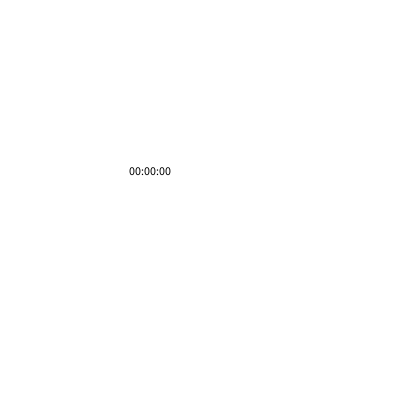
Frame 1 (no input)
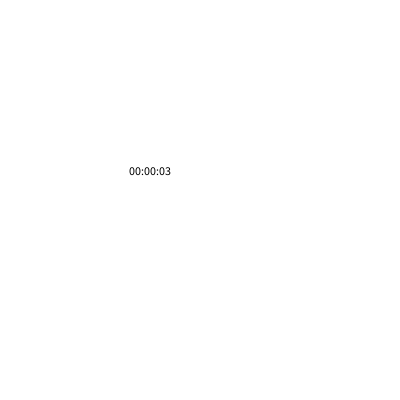
Frame 60 (the mouse pressed at the canvas centre just before this capture)
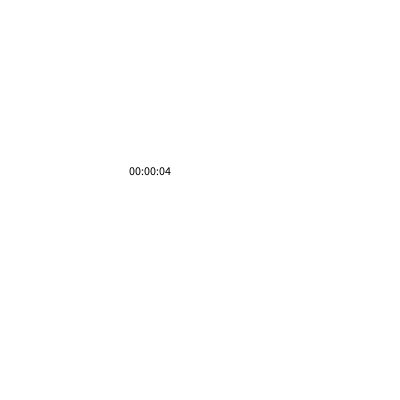
Frame 120 (the mouse held since frame 60 and released just before this capture)

The Processing sketch that drew these frames (run headless with seeded random() and noise(); from frame 60 on, the mouse is pressed at the canvas centre):

// Processing sketch: Timer
// ── Timer.pde
// =================================================================
//global variables / objects
StopWatchTimer sw;
// =================================================================
// Main functions
void setup() {
  size(400, 400);
  println (millis());
  sw = new StopWatchTimer();
  sw.start();
}
void draw () {
  time();
}
// =================================================================
// Other functions
void time() {
  background(#FFFFFF);
  fill(#000000);
  textAlign(CENTER);
  // textFont(words, 50);
  //
  //  text(second()+ , 350, 175);
  //
  //  text(":", 300, 175);
  //
  //  text(minute(), 250, 175);
  //
  //  text(":", 200, 175);
  //  text(hour(), 150, 175);
  text(nf(sw.hour(), 2)+":"+nf(sw.minute(), 2)+":"+nf(sw.second(), 2), 150, 175);
}
// =================================================
// classes
class StopWatchTimer {
  int startTime = 0, stopTime = 0;
  boolean running = false; 
  void start() {
    startTime = millis();
    running = true;
  }
  void stop() {
    stopTime = millis();
    running = false;
  }
  int getElapsedTime() {
    int elapsed;
    if (running) {
      elapsed = (millis() - startTime);
    }
    else {
      elapsed = (stopTime - startTime);
    }
    return elapsed;
  }
  int second() {
    return (getElapsedTime() / 1000) % 60;
  }
  int minute() {
    return (getElapsedTime() / (1000*60)) % 60;
  }
  int hour() {
    return (getElapsedTime() / (1000*60*60)) % 24;
  }
}
// ====================================================
